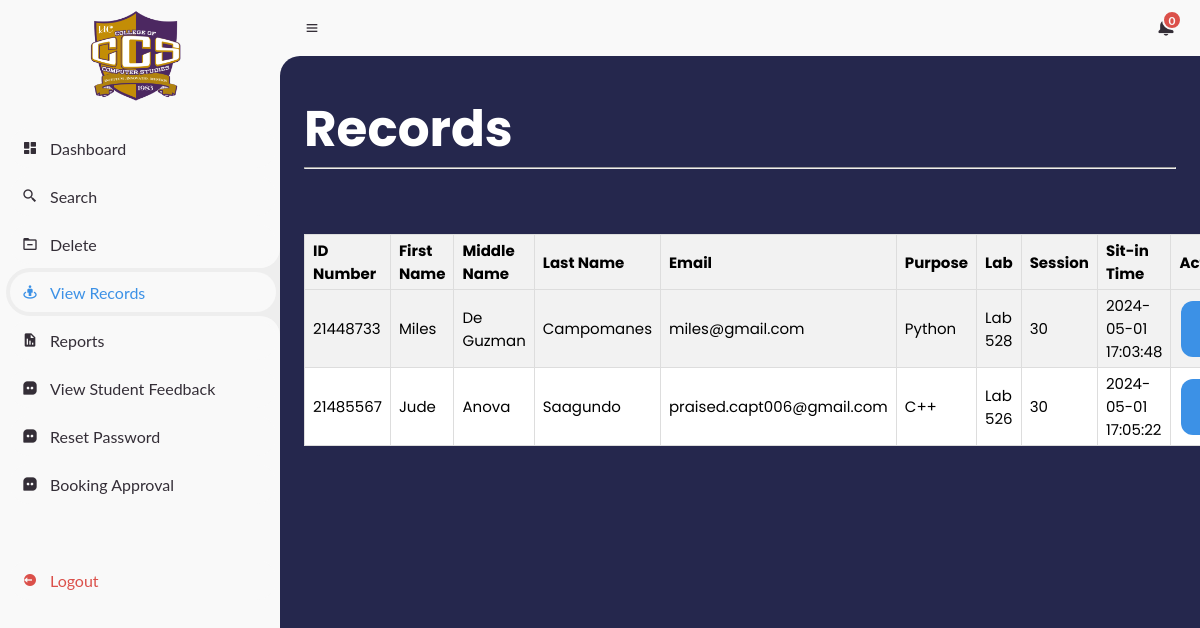
The app's page /adminview.php (signed in) with its own data.
### tables this page shows
CREATE TABLE `users_sitin` (
  `id` int(10) NOT NULL,
  `idno` int(10) NOT NULL,
  `firstName` varchar(50) NOT NULL,
  `middleName` varchar(50) NOT NULL,
  `lastName` varchar(50) NOT NULL,
  `password` varchar(10) NOT NULL,
  `age` int(10) NOT NULL,
  `gender` varchar(10) NOT NULL,
  `contact` varchar(50) NOT NULL,
  `email` varchar(50) NOT NULL,
  `address` varchar(50) NOT NULL,
  `purpose` varchar(50) NOT NULL,
  `lab` varchar(50) NOT NULL,
  `session` int(11) DEFAULT 30,
  `timein` datetime NOT NULL
);

### adminview.php (the view, shortened to what this page needs)
<?php
include("config.php");
$query = "SELECT idno, firstName, middleName, lastName, email, purpose, lab, session, timein FROM users_sitin";
$result = mysqli_query($con, $query);
?>
<!DOCTYPE html>
<html lang="en">
<head>
	<link href='https://unpkg.com/boxicons@2.0.9/css/boxicons.min.css' rel='stylesheet'>
</head>
<body>
	<section id="sidebar">
		<a href="#" class="brand">
			<img src="./images/ccs.png" height="100px">
		</a>
		<ul class="side-menu top">
			<li>
				<a href="admin.php">
					<i class='bx bxs-dashboard' ></i>
					<span class="text">Dashboard</span>
				</a>
			</li>
			<li>
				<a href="adminsearch.php">
					<i class='bx bx-search-alt-2'></i>
					<span class="text">Search</span>
				</a>
			</li>
			<li>
				<a href="#">
					<i class='bx bx-folder-minus'></i>
					<span class="text">Delete</span>
				</a>
			</li>
			<li class="active">
				<a href="adminview.php">
					<i class='bx bx-street-view'></i>
					<span class="text">View Records</span>
				</a>
			</li>
			<li>
				<a href="adminreports.php">
					<i class='bx bxs-report'></i>
					<span class="text">Reports</span>
				</a>
			</li>
			<li>
				<a href="adminfeedback.php">
				<i class='bx bxs-message-square-dots'></i>
					<span class="text">View Student Feedback</span>
				</a>
			</li>
			<li>
				<a href="adminreset.php">
				<i class='bx bxs-message-square-dots'></i>
					<span class="text">Reset Password</span>
				</a>
			</li>
            <li>
				<a href="adminbooking.php">
				<i class='bx bxs-message-square-dots'></i>
					<span class="text">Booking Approval</span>
				</a>
			</li>
		</ul>
		<ul class="side-menu">
			<li>
				<a href="logout.php" class="logout">
					<i class='bx bxs-log-out-circle' ></i>
					<span class="text">Logout</span>
				</a>
			</li>
		</ul>
	</section>
		<section id="content">
			<nav>
				<i class='bx bx-menu'></i>
				<a href="#" class="notification">
					<span class="num">0</span>
				</a>
			</nav>
			<main>
            <table class='user-table'>
        <h2>Records</h2>
        <hr>
        <br>
        <table class='user-table'>
            <form method="post" class="sit-in-form">
                    <tr>
                        <th>ID Number</th>
                        <th>First Name</th>
                        <th>Middle Name</th>
                        <th>Last Name</th>
                        <th>Email</th>
                        <th>Purpose</th>
                        <th>Lab</th>
                        <th>Session</th>
                        <th>Sit-in Time</th>
                        <th>Action</th>
                    </tr>
                    <?php
                    while ($row = mysqli_fetch_assoc($result)) {
                        echo "<tr>";
                        echo "<td>".$row['idno']."</td>";
                        echo "<td>".$row['firstName']."</td>";
                        echo "<td>".$row['middleName']."</td>";
                        echo "<td>".$row['lastName']."</td>";
                        echo "<td>".$row['email']."</td>";
                        echo "<td>".$row['purpose']."</td>";
                        echo "<td>".$row['lab']."</td>";
                        echo "<td>".$row['session']."</td>";
                        echo "<td>".$row['timein']."</td>";
                        echo "<td>
                                <form method='post'>
                                    <input type='hidden' name='idno' value='".$row['idno']."'>
                                    <input type='hidden' name='session' value='".$row['session']."'>
                                    <button type='submit' name='sitout' class='timeout-button'>Sit out</button>
                                </form>
                              </td>";
                        echo "</tr>";
                    }
                    ?>
            </form>
    </table>
    </section>
</body>
</html>

### adminview.php (style rules this page uses)
* { margin: 0; padding: 0; box-sizing: border-box; }
a { text-decoration: none; }
li { list-style: none; }
:root { --poppins: 'Poppins', sans-serif; --lato: 'Lato', sans-serif; --light: #F9F9F9; --blue: #3C91E6; --light-blue: #CFE8FF; --grey: #eee; --dark-grey: #AAAAAA; --dark: #342E37; --red: #DB504A; --yellow: #FFCE26; --light-yellow: #FFF2C6; --orange: #FD7238; --light-orange: #FFE0D3; }
html { overflow-x: hidden; }
body { background: #25274D; overflow-x: hidden; }
#sidebar { position: fixed; top: 0; left: 0; width: 280px; height: 100%; background: var(--light); z-index: 2000; font-family: var(--lato); transition: .3s ease; overflow-x: hidden; scrollbar-width: none; }
#sidebar .brand { font-size: 24px; font-weight: 700; height: 56px; display: flex; align-items: center; color: var(--blue); position: sticky; top: 0; left: 0; background: var(--light); z-index: 500; padding-bottom: 20px; box-sizing: content-box; }
#sidebar .side-menu { width: 100%; margin-top: 48px; }
#sidebar .side-menu li { height: 48px; background: transparent; margin-left: 6px; border-radius: 48px 0 0 48px; padding: 4px; }
#sidebar .side-menu li.active { background: var(--grey); position: relative; }
#sidebar .side-menu li.active::before { content: ''; position: absolute; width: 40px; height: 40px; border-radius: 50%; top: -40px; right: 0; box-shadow: 20px 20px 0 var(--grey); z-index: -1; }
#sidebar .side-menu li.active::after { content: ''; position: absolute; width: 40px; height: 40px; border-radius: 50%; bottom: -40px; right: 0; box-shadow: 20px -20px 0 var(--grey); z-index: -1; }
#sidebar .side-menu li a { width: 100%; height: 100%; background: var(--light); display: flex; align-items: center; border-radius: 48px; font-size: 16px; color: var(--dark); white-space: nowrap; overflow-x: hidden; }
#sidebar .side-menu.top li.active a { color: var(--blue); }
#sidebar .side-menu li a.logout { color: var(--red); }
#sidebar .side-menu li a .bx { min-width: calc(60px - ((4px + 6px) * 2)); display: flex; justify-content: center; }
#content { position: relative; width: calc(100% - 280px); left: 280px; transition: .3s ease; }
#content nav { height: 56px; background: var(--light); padding: 0 24px; display: flex; align-items: center; justify-content: space-between; grid-gap: 24px; font-family: var(--lato); position: sticky; top: 0; left: 0; z-index: 1000; }
#content nav::before { content: ''; position: absolute; width: 40px; height: 40px; bottom: -40px; left: 0; border-radius: 50%; box-shadow: -20px -20px 0 var(--light); }
#content nav a { color: var(--dark); }
#content nav .bx.bx-menu { cursor: pointer; color: var(--dark); }
#content nav .notification { font-size: 20px; position: relative; }
#content nav .notification .num { position: absolute; top: -6px; right: -6px; width: 20px; height: 20px; border-radius: 50%; border: 2px solid var(--light); background: var(--red); color: var(--light); font-weight: 700; font-size: 12px; display: flex; justify-content: center; align-items: center; }
#content main { width: 100%; padding: 36px 24px; font-family: var(--poppins); max-height: calc(100vh - 56px); overflow-y: auto; }
#sidebar img { margin-left: 90px; margin-top: 60px; transition: margin-left 0.3s ease; }
.user-table { width: 100%; border-collapse: collapse; margin-top: 20px; font-size: 15px; background-color: white; }
.user-table th, .user-table td { border: 1px solid #ddd; padding: 4px 8px; text-align: left; }
.user-table th { background-color: #f2f2f2; color: black; }
.user-table tr:nth-child(even) { background-color: #f2f2f2; }
.timeout-button { background-color: var(--blue); color: #FFFFFF; border: none; padding: 10px 20px; text-align: center; text-decoration: none; display: inline-block; font-size: 16px; margin: 4px 2px; cursor: pointer; border-radius: 12px; transition: background-color 0.3s ease; }
h2 { color: #fff; font-size: 50px; }

### records on screen
users_sitin: idno "21448733", firstName "Miles", middleName "De Guzman", lastName "Campomanes", email "miles@gmail.com", purpose "Python", lab "Lab 528", session "30", timein "2024-05-01 17:03:48"
users_sitin: idno "21485567", firstName "Jude", middleName "Anova", lastName "Saagundo", email "praised.capt006@gmail.com", purpose "C++", lab "Lab 526", session "30", timein "2024-05-01 17:05:22"
